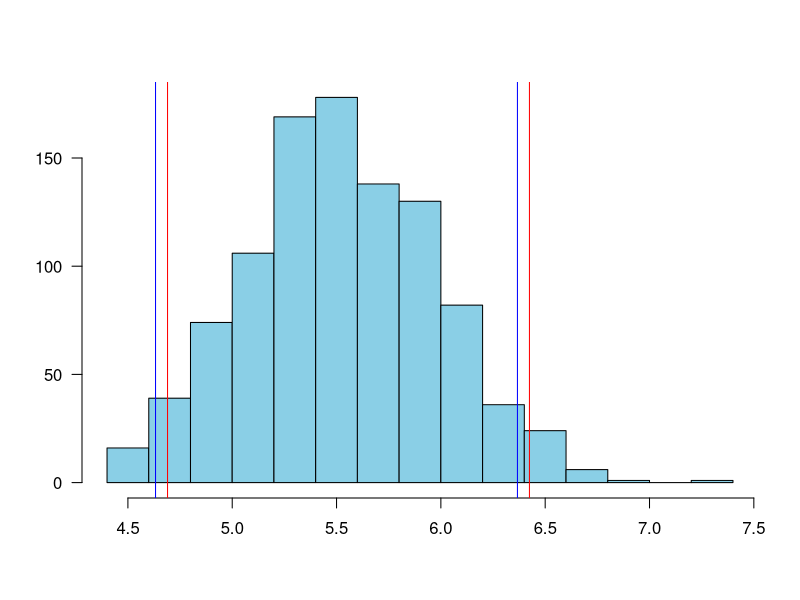

The R source for this figure:
## ---- chunk 1
knitr::opts_chunk$set(echo = TRUE, comment = NA)

# Crear una función para simular BAC para una persona
simulacion_bac <- function(cantidad_alcohol, 
                           peso_corporal, 
                           volumen_distribucion, 
                           factor_eliminacion, 
                           tiempo_desde_ultima_bebida){
  bac <- (cantidad_alcohol / (peso_corporal * volumen_distribucion)) - (factor_eliminacion * tiempo_desde_ultima_bebida)
  if (bac < 0) {
    bac <- 0
  }
  return(bac)
}

# Crear vectores para almacenar los resultados de la simulación
n <- 500
sex <- numeric(n)
edad <- numeric(n)
alcohol <- numeric(n)
peso <- numeric(n)
tiempo <- numeric(n)
bac <- numeric(n)

# Generar datos simulados para 500 personas
set.seed(123)  # Fijar una semilla para reproducibilidad
for (i in 1:n) {
  edad[i] <- rnorm(1,35,5)
  sex[i] <-rbinom(1,1,0.55)
  alcohol[i] <- runif(1, min = 10, max = 50)  # Cantidad de alcohol en gramos
  peso[i] <- runif(1, min = 50, max = 100)  # Peso corporal en kg
  tiempo[i] <- runif(1, min = 0, max = 12)  # Tiempo desde la última bebida en horas
  bac[i] <- simulacion_bac(alcohol[i], 
                           peso[i], 
                           0.68, 0.015, 
                           tiempo[i])
}

# Visualizar los resultados
datos =data.frame(Sexo = sex,
                  Edad = edad, 
                  Alcohol = alcohol, 
                  Peso = peso, 
                  BAC = bac)

# colores
c0= "#b0394a"
c1= "#ad6395"
c2= "#a391c4"
c3= "#8acfe6"
c4= "#646420"
c5= "#db524f" 
## ---- chunk 2
c(7.69, 4.97, 4.56, 6.49, 4.34, 6.24, 4.45)
## ---- chunk 3
x=c( 7.69, 4.97, 4.56, 6.49, 4.34, 6.24, 4.45) # datos muestra
boot=sample(x,7000,replace=TRUE)   # se extraen n x m muestras
b=matrix(boot,nrow=1000,ncol=7)    # se construye matriz de n x m 
mx=apply(b,1,mean)                 # se calculan m medias por fila
## ---- chunk 4
ic1=quantile(mx, probs=c(0.025, 0.975)) # se calcula IC método 1
ic1
## ---- chunk 5
ic2=c(2*mean(mx)-ic1[2], 2*mean(mx)-ic1[1]) # se calcula IC método 2
ic2
## ---- chunk 6
hist(mx, las=1, main=" ", ylab = " ", xlab = " ", col=c3)
abline(v=ic1, col="red")
abline(v=ic2, col="blue")
